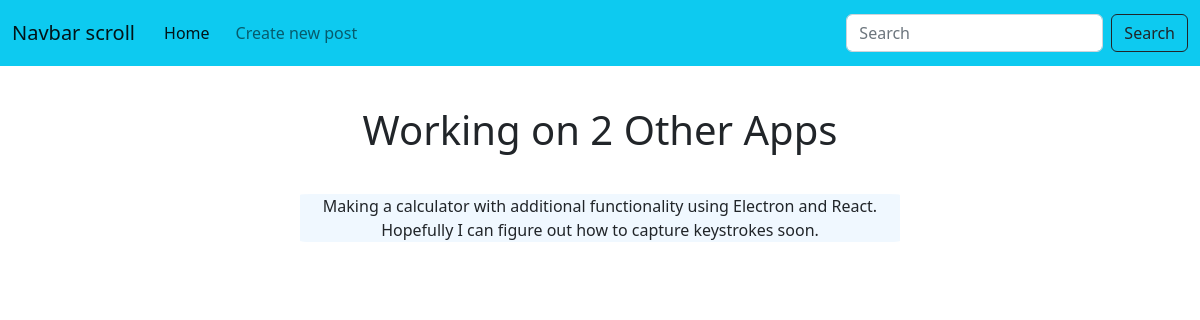
Screenshot of /post/2 with the database file from the repository.
### tables this page shows
CREATE TABLE posts (id INTEGER PRIMARY KEY AUTOINCREMENT, title TEXT, content TEXT);

### app.py (the view)
@app.route('/post/<int:post_id>')
def post(post_id):
    posts = db.get_posts()
    post = ""
    for i in posts:
        if post_id == i[0]:
            post = i
    if not post:
        return render_template('404.html', message=f'A post with id {post_id} was not found.')
    return render_template('post.html', post=post)

### utils/db.py (called while the page is built)
def get_posts():
    conn = sqlite3.connect('database.db')
    conn.row_factory = sqlite3.Row
    cur = conn.cursor()
    cur.execute("SELECT * FROM posts")
    posts = list(cur.fetchall())
    return posts

### templates/post.html
{% extends 'base.html' %}
{% block content %}
<h1>{{ post['title'] }}</h1>
<div class="container posts">
<p>{{ post['content'] }}</p>
</div>
{% endblock %}

### static/css/main.css (style rules this page uses)
h1, h2, p { text-align: center; margin-top: 40px; }
.posts { background-color: aliceblue; max-width: 50%; border-radius: 2%; }

### rows the page displays
posts: title "Working on 2 Other Apps", content "Making a calculator with additional functionality using Electron and React. Hopefully I can figure out how to capture keystrokes soon."
